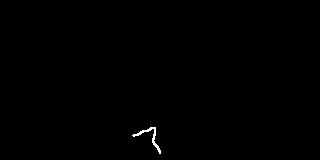
#> input picture output/warped_example.jpg, 320 x 160 px
$ jupyter execute --allow-errors opencv2cvt.ipynb   (older library calls are emulated)
#> lines starting #> are read from the running program, lines starting #| are printed output that depends on the picture; after the words box and inside, x2 and y2 are one past the last pixel; in counts of white or black regions, pixels touching at a corner belong together
[cell 1]
import cv2
import numpy as np
import matplotlib.image as mpimg
import matplotlib.pyplot as plt
flags = [i for i in dir(cv2) if i.startswith('COLOR_')]
print(flags)

[cell 2]
low_yellow = np.uint8([[[20,100,100 ]]])
low_hsv_y = cv2.cvtColor(low_yellow,cv2.COLOR_RGB2HSV)
up_yellow = np.uint8([[[25,255,255 ]]])
up_hsv_y = cv2.cvtColor(up_yellow,cv2.COLOR_RGB2HSV)
print(low_hsv_y, up_hsv_y)

[cell 3]
low_bound_yellow_hsv = np.uint8([[[90, 204,100]]])
upper_bound_yellow_hsv = np.uint8([[[90, 230,255]]])
low_yellow_rgb = cv2.cvtColor(low_bound_yellow_hsv, cv2.COLOR_HSV2RGB)
upper_bound_yellow_rgb = cv2.cvtColor(upper_bound_yellow_hsv, cv2.COLOR_HSV2RGB)
print(low_yellow_rgb,upper_bound_yellow_rgb)

[cell 4]
example_grid = '../calibration_images/example_grid2.jpg'
im = cv2.imread(example_grid)
#> (the rest of this cell did not finish here and is left out)

[cell 5]
a3 = np.array( [[[156,155],[40,60],[260,60],[165,154]]], dtype=np.int32 )
im = np.zeros([160,320],dtype=np.uint8)
cv2.fillPoly( im, a3, 255 )
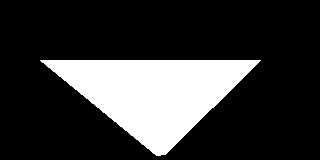
#> im: shape (160, 320); 21.6% white; 1 white region, box (x1, y1, x2, y2) and area: (40, 60, 261, 156) 11046

plt.imshow(im)
plt.show()

[cell 6]
img = np.zeros((512,512,3), dtype=np.uint8)

# Draw a polygon
pts = np.array([[156,155],[1,43],[0,43],[0,160],[320,160],[320,43],[319,43],[165,154]], dtype=np.int32)
pts = pts.reshape((-1,1,2))
cv2.polylines(img,[pts],True,(0,255,255))

#Display the image
cv2.imshow("img",img)
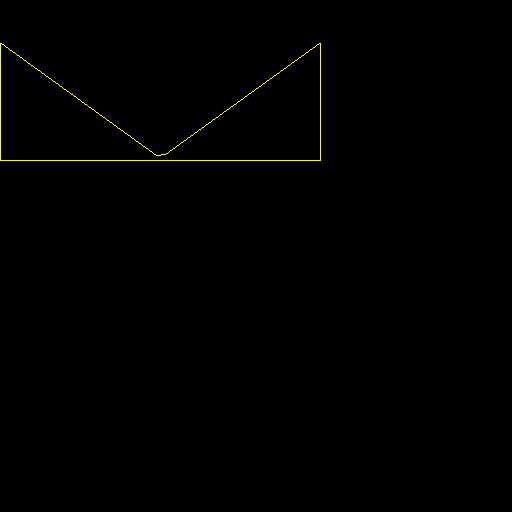
#> window 'img': shape (512, 512, 3); mean B, G, R 0, 0.9, 0.9

cv2.waitKey(0)

[cell 7]
warped_wall = '../output/warped_example.jpg'
im = cv2.imread(warped_wall)
#> im is the input picture: shape (160, 320, 3); min 0, max 255, mean 0.7

height,width,depth = im.shape
#> height = 160; width = 320; depth = 3

poly_img = np.zeros((height,width), np.uint8)

a3 = np.array( [[[157,153],[1,42],[0,42],[0,0],[320,0],[320,43],[319,43],[165,153]]], dtype=np.int32 )
cv2.fillPoly( poly_img, a3, 1 )
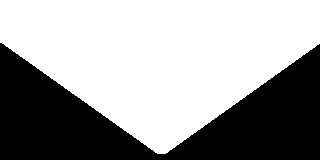
#> poly_img: shape (160, 320); values 0 (black) and 1 (white), 62.4% white; 1 black region, box (x1, y1, x2, y2) and area: (0, 43, 320, 160) 19271
masked_data = cv2.bitwise_and(im, im, mask=poly_img)

plt.imshow(masked_data)
plt.show()
